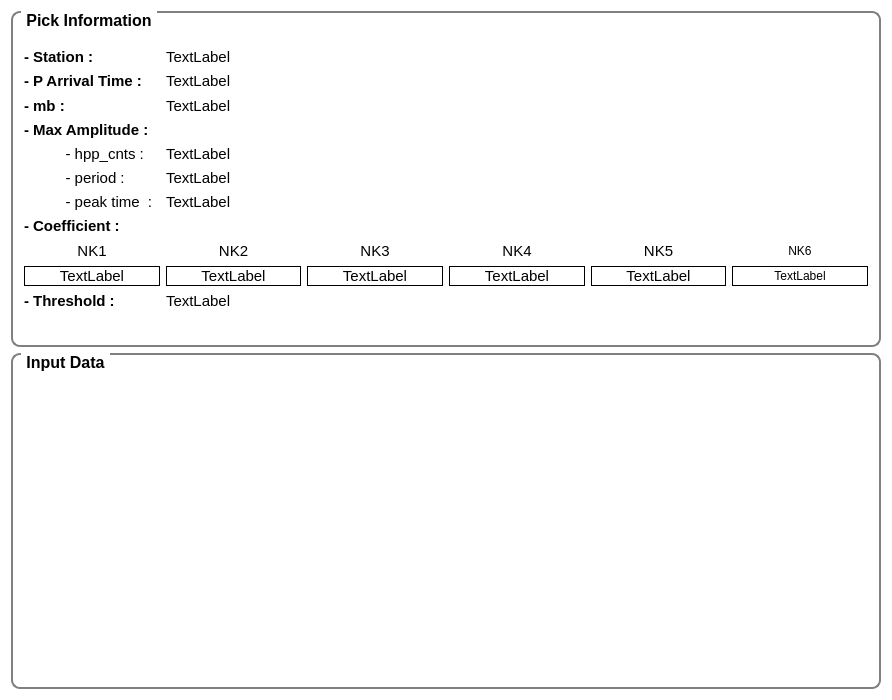
<?xml version="1.0" encoding="UTF-8"?>
<ui version="4.0">
 <class>ViewPickReport</class>
 <widget class="QDialog" name="ViewPickReport">
  <property name="geometry">
   <rect>
    <x>0</x>
    <y>0</y>
    <width>892</width>
    <height>700</height>
   </rect>
  </property>
  <property name="palette">
   <palette>
    <active>
     <colorrole role="WindowText">
      <brush brushstyle="SolidPattern">
       <color alpha="255">
        <red>0</red>
        <green>0</green>
        <blue>0</blue>
       </color>
      </brush>
     </colorrole>
     <colorrole role="Button">
      <brush brushstyle="SolidPattern">
       <color alpha="255">
        <red>255</red>
        <green>255</green>
        <blue>255</blue>
       </color>
      </brush>
     </colorrole>
     <colorrole role="Light">
      <brush brushstyle="SolidPattern">
       <color alpha="255">
        <red>255</red>
        <green>255</green>
        <blue>255</blue>
       </color>
      </brush>
     </colorrole>
     <colorrole role="Midlight">
      <brush brushstyle="SolidPattern">
       <color alpha="255">
        <red>255</red>
        <green>255</green>
        <blue>255</blue>
       </color>
      </brush>
     </colorrole>
     <colorrole role="Dark">
      <brush brushstyle="SolidPattern">
       <color alpha="255">
        <red>127</red>
        <green>127</green>
        <blue>127</blue>
       </color>
      </brush>
     </colorrole>
     <colorrole role="Mid">
      <brush brushstyle="SolidPattern">
       <color alpha="255">
        <red>170</red>
        <green>170</green>
        <blue>170</blue>
       </color>
      </brush>
     </colorrole>
     <colorrole role="Text">
      <brush brushstyle="SolidPattern">
       <color alpha="255">
        <red>0</red>
        <green>0</green>
        <blue>0</blue>
       </color>
      </brush>
     </colorrole>
     <colorrole role="BrightText">
      <brush brushstyle="SolidPattern">
       <color alpha="255">
        <red>255</red>
        <green>255</green>
        <blue>255</blue>
       </color>
      </brush>
     </colorrole>
     <colorrole role="ButtonText">
      <brush brushstyle="SolidPattern">
       <color alpha="255">
        <red>0</red>
        <green>0</green>
        <blue>0</blue>
       </color>
      </brush>
     </colorrole>
     <colorrole role="Base">
      <brush brushstyle="SolidPattern">
       <color alpha="255">
        <red>255</red>
        <green>255</green>
        <blue>255</blue>
       </color>
      </brush>
     </colorrole>
     <colorrole role="Window">
      <brush brushstyle="SolidPattern">
       <color alpha="255">
        <red>255</red>
        <green>255</green>
        <blue>255</blue>
       </color>
      </brush>
     </colorrole>
     <colorrole role="Shadow">
      <brush brushstyle="SolidPattern">
       <color alpha="255">
        <red>0</red>
        <green>0</green>
        <blue>0</blue>
       </color>
      </brush>
     </colorrole>
     <colorrole role="AlternateBase">
      <brush brushstyle="SolidPattern">
       <color alpha="255">
        <red>255</red>
        <green>255</green>
        <blue>255</blue>
       </color>
      </brush>
     </colorrole>
     <colorrole role="ToolTipBase">
      <brush brushstyle="SolidPattern">
       <color alpha="255">
        <red>255</red>
        <green>255</green>
        <blue>220</blue>
       </color>
      </brush>
     </colorrole>
     <colorrole role="ToolTipText">
      <brush brushstyle="SolidPattern">
       <color alpha="255">
        <red>0</red>
        <green>0</green>
        <blue>0</blue>
       </color>
      </brush>
     </colorrole>
    </active>
    <inactive>
     <colorrole role="WindowText">
      <brush brushstyle="SolidPattern">
       <color alpha="255">
        <red>0</red>
        <green>0</green>
        <blue>0</blue>
       </color>
      </brush>
     </colorrole>
     <colorrole role="Button">
      <brush brushstyle="SolidPattern">
       <color alpha="255">
        <red>255</red>
        <green>255</green>
        <blue>255</blue>
       </color>
      </brush>
     </colorrole>
     <colorrole role="Light">
      <brush brushstyle="SolidPattern">
       <color alpha="255">
        <red>255</red>
        <green>255</green>
        <blue>255</blue>
       </color>
      </brush>
     </colorrole>
     <colorrole role="Midlight">
      <brush brushstyle="SolidPattern">
       <color alpha="255">
        <red>255</red>
        <green>255</green>
        <blue>255</blue>
       </color>
      </brush>
     </colorrole>
     <colorrole role="Dark">
      <brush brushstyle="SolidPattern">
       <color alpha="255">
        <red>127</red>
        <green>127</green>
        <blue>127</blue>
       </color>
      </brush>
     </colorrole>
     <colorrole role="Mid">
      <brush brushstyle="SolidPattern">
       <color alpha="255">
        <red>170</red>
        <green>170</green>
        <blue>170</blue>
       </color>
      </brush>
     </colorrole>
     <colorrole role="Text">
      <brush brushstyle="SolidPattern">
       <color alpha="255">
        <red>0</red>
        <green>0</green>
        <blue>0</blue>
       </color>
      </brush>
     </colorrole>
     <colorrole role="BrightText">
      <brush brushstyle="SolidPattern">
       <color alpha="255">
        <red>255</red>
        <green>255</green>
        <blue>255</blue>
       </color>
      </brush>
     </colorrole>
     <colorrole role="ButtonText">
      <brush brushstyle="SolidPattern">
       <color alpha="255">
        <red>0</red>
        <green>0</green>
        <blue>0</blue>
       </color>
      </brush>
     </colorrole>
     <colorrole role="Base">
      <brush brushstyle="SolidPattern">
       <color alpha="255">
        <red>255</red>
        <green>255</green>
        <blue>255</blue>
       </color>
      </brush>
     </colorrole>
     <colorrole role="Window">
      <brush brushstyle="SolidPattern">
       <color alpha="255">
        <red>255</red>
        <green>255</green>
        <blue>255</blue>
       </color>
      </brush>
     </colorrole>
     <colorrole role="Shadow">
      <brush brushstyle="SolidPattern">
       <color alpha="255">
        <red>0</red>
        <green>0</green>
        <blue>0</blue>
       </color>
      </brush>
     </colorrole>
     <colorrole role="AlternateBase">
      <brush brushstyle="SolidPattern">
       <color alpha="255">
        <red>255</red>
        <green>255</green>
        <blue>255</blue>
       </color>
      </brush>
     </colorrole>
     <colorrole role="ToolTipBase">
      <brush brushstyle="SolidPattern">
       <color alpha="255">
        <red>255</red>
        <green>255</green>
        <blue>220</blue>
       </color>
      </brush>
     </colorrole>
     <colorrole role="ToolTipText">
      <brush brushstyle="SolidPattern">
       <color alpha="255">
        <red>0</red>
        <green>0</green>
        <blue>0</blue>
       </color>
      </brush>
     </colorrole>
    </inactive>
    <disabled>
     <colorrole role="WindowText">
      <brush brushstyle="SolidPattern">
       <color alpha="255">
        <red>127</red>
        <green>127</green>
        <blue>127</blue>
       </color>
      </brush>
     </colorrole>
     <colorrole role="Button">
      <brush brushstyle="SolidPattern">
       <color alpha="255">
        <red>255</red>
        <green>255</green>
        <blue>255</blue>
       </color>
      </brush>
     </colorrole>
     <colorrole role="Light">
      <brush brushstyle="SolidPattern">
       <color alpha="255">
        <red>255</red>
        <green>255</green>
        <blue>255</blue>
       </color>
      </brush>
     </colorrole>
     <colorrole role="Midlight">
      <brush brushstyle="SolidPattern">
       <color alpha="255">
        <red>255</red>
        <green>255</green>
        <blue>255</blue>
       </color>
      </brush>
     </colorrole>
     <colorrole role="Dark">
      <brush brushstyle="SolidPattern">
       <color alpha="255">
        <red>127</red>
        <green>127</green>
        <blue>127</blue>
       </color>
      </brush>
     </colorrole>
     <colorrole role="Mid">
      <brush brushstyle="SolidPattern">
       <color alpha="255">
        <red>170</red>
        <green>170</green>
        <blue>170</blue>
       </color>
      </brush>
     </colorrole>
     <colorrole role="Text">
      <brush brushstyle="SolidPattern">
       <color alpha="255">
        <red>127</red>
        <green>127</green>
        <blue>127</blue>
       </color>
      </brush>
     </colorrole>
     <colorrole role="BrightText">
      <brush brushstyle="SolidPattern">
       <color alpha="255">
        <red>255</red>
        <green>255</green>
        <blue>255</blue>
       </color>
      </brush>
     </colorrole>
     <colorrole role="ButtonText">
      <brush brushstyle="SolidPattern">
       <color alpha="255">
        <red>127</red>
        <green>127</green>
        <blue>127</blue>
       </color>
      </brush>
     </colorrole>
     <colorrole role="Base">
      <brush brushstyle="SolidPattern">
       <color alpha="255">
        <red>255</red>
        <green>255</green>
        <blue>255</blue>
       </color>
      </brush>
     </colorrole>
     <colorrole role="Window">
      <brush brushstyle="SolidPattern">
       <color alpha="255">
        <red>255</red>
        <green>255</green>
        <blue>255</blue>
       </color>
      </brush>
     </colorrole>
     <colorrole role="Shadow">
      <brush brushstyle="SolidPattern">
       <color alpha="255">
        <red>0</red>
        <green>0</green>
        <blue>0</blue>
       </color>
      </brush>
     </colorrole>
     <colorrole role="AlternateBase">
      <brush brushstyle="SolidPattern">
       <color alpha="255">
        <red>255</red>
        <green>255</green>
        <blue>255</blue>
       </color>
      </brush>
     </colorrole>
     <colorrole role="ToolTipBase">
      <brush brushstyle="SolidPattern">
       <color alpha="255">
        <red>255</red>
        <green>255</green>
        <blue>220</blue>
       </color>
      </brush>
     </colorrole>
     <colorrole role="ToolTipText">
      <brush brushstyle="SolidPattern">
       <color alpha="255">
        <red>0</red>
        <green>0</green>
        <blue>0</blue>
       </color>
      </brush>
     </colorrole>
    </disabled>
   </palette>
  </property>
  <property name="font">
   <font>
    <pointsize>10</pointsize>
   </font>
  </property>
  <property name="windowTitle">
   <string>Pick Report</string>
  </property>
  <layout class="QVBoxLayout" name="verticalLayout">
   <item>
    <widget class="QGroupBox" name="pickInfo">
     <property name="sizePolicy">
      <sizepolicy hsizetype="Preferred" vsizetype="Preferred">
       <horstretch>0</horstretch>
       <verstretch>0</verstretch>
      </sizepolicy>
     </property>
     <property name="font">
      <font>
       <pointsize>12</pointsize>
       <weight>75</weight>
       <bold>true</bold>
      </font>
     </property>
     <property name="styleSheet">
      <string notr="true">QGroupBox { 
	border: 2px solid gray; 
	border-radius: 9px; 
	margin-top: 0.5em
}

QGroupBox::title {
	subcontrol-origin: margin;
	left: 10px;
	padding: 0 3px 0 3px;
}</string>
     </property>
     <property name="title">
      <string>Pick Information</string>
     </property>
     <layout class="QGridLayout" name="gridLayout">
      <item row="6" column="0">
       <widget class="QLabel" name="label_13">
        <property name="font">
         <font>
          <pointsize>11</pointsize>
         </font>
        </property>
        <property name="text">
         <string>          - hpp_cnts :</string>
        </property>
       </widget>
      </item>
      <item row="1" column="0">
       <widget class="QLabel" name="label_7">
        <property name="font">
         <font>
          <pointsize>11</pointsize>
          <weight>75</weight>
          <bold>true</bold>
         </font>
        </property>
        <property name="text">
         <string>- Station :</string>
        </property>
       </widget>
      </item>
      <item row="13" column="4">
       <widget class="QLabel" name="coeff5">
        <property name="minimumSize">
         <size>
          <width>0</width>
          <height>0</height>
         </size>
        </property>
        <property name="maximumSize">
         <size>
          <width>16777215</width>
          <height>16777215</height>
         </size>
        </property>
        <property name="font">
         <font>
          <pointsize>11</pointsize>
         </font>
        </property>
        <property name="frameShape">
         <enum>QFrame::Box</enum>
        </property>
        <property name="text">
         <string>TextLabel</string>
        </property>
        <property name="alignment">
         <set>Qt::AlignCenter</set>
        </property>
       </widget>
      </item>
      <item row="11" column="0">
       <widget class="QLabel" name="label">
        <property name="font">
         <font>
          <pointsize>11</pointsize>
         </font>
        </property>
        <property name="text">
         <string>NK1</string>
        </property>
        <property name="alignment">
         <set>Qt::AlignCenter</set>
        </property>
       </widget>
      </item>
      <item row="0" column="0">
       <widget class="QLabel" name="label_8">
        <property name="text">
         <string/>
        </property>
       </widget>
      </item>
      <item row="13" column="1">
       <widget class="QLabel" name="coeff2">
        <property name="minimumSize">
         <size>
          <width>0</width>
          <height>0</height>
         </size>
        </property>
        <property name="maximumSize">
         <size>
          <width>16777215</width>
          <height>16777215</height>
         </size>
        </property>
        <property name="font">
         <font>
          <pointsize>11</pointsize>
         </font>
        </property>
        <property name="frameShape">
         <enum>QFrame::Box</enum>
        </property>
        <property name="text">
         <string>TextLabel</string>
        </property>
        <property name="alignment">
         <set>Qt::AlignCenter</set>
        </property>
       </widget>
      </item>
      <item row="7" column="0">
       <widget class="QLabel" name="label_14">
        <property name="font">
         <font>
          <pointsize>11</pointsize>
         </font>
        </property>
        <property name="text">
         <string>          - period :</string>
        </property>
       </widget>
      </item>
      <item row="11" column="2">
       <widget class="QLabel" name="label_3">
        <property name="font">
         <font>
          <pointsize>11</pointsize>
         </font>
        </property>
        <property name="text">
         <string>NK3</string>
        </property>
        <property name="alignment">
         <set>Qt::AlignCenter</set>
        </property>
       </widget>
      </item>
      <item row="11" column="3">
       <widget class="QLabel" name="label_4">
        <property name="font">
         <font>
          <pointsize>11</pointsize>
         </font>
        </property>
        <property name="text">
         <string>NK4</string>
        </property>
        <property name="alignment">
         <set>Qt::AlignCenter</set>
        </property>
       </widget>
      </item>
      <item row="11" column="4">
       <widget class="QLabel" name="label_5">
        <property name="font">
         <font>
          <pointsize>11</pointsize>
         </font>
        </property>
        <property name="text">
         <string>NK5</string>
        </property>
        <property name="alignment">
         <set>Qt::AlignCenter</set>
        </property>
       </widget>
      </item>
      <item row="4" column="0">
       <widget class="QLabel" name="label_15">
        <property name="font">
         <font>
          <pointsize>11</pointsize>
          <weight>75</weight>
          <bold>true</bold>
         </font>
        </property>
        <property name="text">
         <string>- mb :</string>
        </property>
       </widget>
      </item>
      <item row="14" column="0">
       <widget class="QLabel" name="label_6">
        <property name="font">
         <font>
          <pointsize>11</pointsize>
          <weight>75</weight>
          <bold>true</bold>
         </font>
        </property>
        <property name="text">
         <string>- Threshold : </string>
        </property>
       </widget>
      </item>
      <item row="6" column="1">
       <widget class="QLabel" name="maxAmp">
        <property name="font">
         <font>
          <pointsize>11</pointsize>
         </font>
        </property>
        <property name="text">
         <string>TextLabel</string>
        </property>
       </widget>
      </item>
      <item row="3" column="0">
       <widget class="QLabel" name="label_16">
        <property name="font">
         <font>
          <pointsize>11</pointsize>
          <weight>75</weight>
          <bold>true</bold>
         </font>
        </property>
        <property name="text">
         <string>- P Arrival Time : </string>
        </property>
       </widget>
      </item>
      <item row="5" column="0">
       <widget class="QLabel" name="label_11">
        <property name="font">
         <font>
          <pointsize>11</pointsize>
          <weight>75</weight>
          <bold>true</bold>
         </font>
        </property>
        <property name="text">
         <string>- Max Amplitude :</string>
        </property>
       </widget>
      </item>
      <item row="9" column="0">
       <widget class="QLabel" name="label_10">
        <property name="font">
         <font>
          <pointsize>11</pointsize>
          <weight>75</weight>
          <bold>true</bold>
         </font>
        </property>
        <property name="text">
         <string>- Coefficient :</string>
        </property>
       </widget>
      </item>
      <item row="13" column="0">
       <widget class="QLabel" name="coeff1">
        <property name="minimumSize">
         <size>
          <width>0</width>
          <height>0</height>
         </size>
        </property>
        <property name="maximumSize">
         <size>
          <width>16777215</width>
          <height>16777215</height>
         </size>
        </property>
        <property name="font">
         <font>
          <pointsize>11</pointsize>
         </font>
        </property>
        <property name="frameShape">
         <enum>QFrame::Box</enum>
        </property>
        <property name="text">
         <string>TextLabel</string>
        </property>
        <property name="alignment">
         <set>Qt::AlignCenter</set>
        </property>
       </widget>
      </item>
      <item row="15" column="0">
       <widget class="QLabel" name="label_9">
        <property name="text">
         <string/>
        </property>
       </widget>
      </item>
      <item row="13" column="3">
       <widget class="QLabel" name="coeff4">
        <property name="minimumSize">
         <size>
          <width>0</width>
          <height>0</height>
         </size>
        </property>
        <property name="maximumSize">
         <size>
          <width>16777215</width>
          <height>16777215</height>
         </size>
        </property>
        <property name="font">
         <font>
          <pointsize>11</pointsize>
         </font>
        </property>
        <property name="frameShape">
         <enum>QFrame::Box</enum>
        </property>
        <property name="text">
         <string>TextLabel</string>
        </property>
        <property name="alignment">
         <set>Qt::AlignCenter</set>
        </property>
       </widget>
      </item>
      <item row="7" column="1">
       <widget class="QLabel" name="period">
        <property name="font">
         <font>
          <pointsize>11</pointsize>
         </font>
        </property>
        <property name="text">
         <string>TextLabel</string>
        </property>
       </widget>
      </item>
      <item row="8" column="1">
       <widget class="QLabel" name="mTime">
        <property name="font">
         <font>
          <pointsize>11</pointsize>
         </font>
        </property>
        <property name="text">
         <string>TextLabel</string>
        </property>
       </widget>
      </item>
      <item row="11" column="1">
       <widget class="QLabel" name="label_2">
        <property name="font">
         <font>
          <pointsize>11</pointsize>
         </font>
        </property>
        <property name="text">
         <string>NK2</string>
        </property>
        <property name="alignment">
         <set>Qt::AlignCenter</set>
        </property>
       </widget>
      </item>
      <item row="4" column="1">
       <widget class="QLabel" name="mb">
        <property name="font">
         <font>
          <pointsize>11</pointsize>
         </font>
        </property>
        <property name="text">
         <string>TextLabel</string>
        </property>
       </widget>
      </item>
      <item row="1" column="1">
       <widget class="QLabel" name="scnl">
        <property name="font">
         <font>
          <pointsize>11</pointsize>
         </font>
        </property>
        <property name="text">
         <string>TextLabel</string>
        </property>
       </widget>
      </item>
      <item row="8" column="0">
       <widget class="QLabel" name="label_12">
        <property name="font">
         <font>
          <pointsize>11</pointsize>
         </font>
        </property>
        <property name="text">
         <string>          - peak time  :</string>
        </property>
       </widget>
      </item>
      <item row="14" column="1">
       <widget class="QLabel" name="threshold">
        <property name="font">
         <font>
          <pointsize>11</pointsize>
         </font>
        </property>
        <property name="text">
         <string>TextLabel</string>
        </property>
       </widget>
      </item>
      <item row="3" column="1">
       <widget class="QLabel" name="pTime">
        <property name="font">
         <font>
          <pointsize>11</pointsize>
         </font>
        </property>
        <property name="text">
         <string>TextLabel</string>
        </property>
       </widget>
      </item>
      <item row="13" column="2">
       <widget class="QLabel" name="coeff3">
        <property name="minimumSize">
         <size>
          <width>0</width>
          <height>0</height>
         </size>
        </property>
        <property name="maximumSize">
         <size>
          <width>16777215</width>
          <height>16777215</height>
         </size>
        </property>
        <property name="font">
         <font>
          <pointsize>11</pointsize>
         </font>
        </property>
        <property name="frameShape">
         <enum>QFrame::Box</enum>
        </property>
        <property name="text">
         <string>TextLabel</string>
        </property>
        <property name="alignment">
         <set>Qt::AlignCenter</set>
        </property>
       </widget>
      </item>
      <item row="11" column="5">
       <widget class="QLabel" name="label_17">
        <property name="text">
         <string>NK6</string>
        </property>
        <property name="alignment">
         <set>Qt::AlignCenter</set>
        </property>
       </widget>
      </item>
      <item row="13" column="5">
       <widget class="QLabel" name="coeff6">
        <property name="frameShape">
         <enum>QFrame::Box</enum>
        </property>
        <property name="text">
         <string>TextLabel</string>
        </property>
        <property name="alignment">
         <set>Qt::AlignCenter</set>
        </property>
       </widget>
      </item>
     </layout>
    </widget>
   </item>
   <item>
    <widget class="QGroupBox" name="groupBox">
     <property name="font">
      <font>
       <pointsize>12</pointsize>
       <weight>75</weight>
       <bold>true</bold>
      </font>
     </property>
     <property name="styleSheet">
      <string notr="true">QGroupBox { 
	border: 2px solid gray; 
	border-radius: 9px; 
	margin-top: 0.5em
}

QGroupBox::title {
	subcontrol-origin: margin;
	left: 10px;
	padding: 0 3px 0 3px;
}</string>
     </property>
     <property name="title">
      <string>Input Data</string>
     </property>
     <layout class="QVBoxLayout" name="verticalLayout_2">
      <item>
       <widget class="QCustomPlot" name="wave" native="true"/>
      </item>
     </layout>
    </widget>
   </item>
  </layout>
 </widget>
 <layoutdefault spacing="6" margin="11"/>
 <customwidgets>
  <customwidget>
   <class>QCustomPlot</class>
   <extends>QWidget</extends>
   <header>qcustomplot.h</header>
   <container>1</container>
  </customwidget>
 </customwidgets>
 <resources/>
 <connections/>
</ui>
